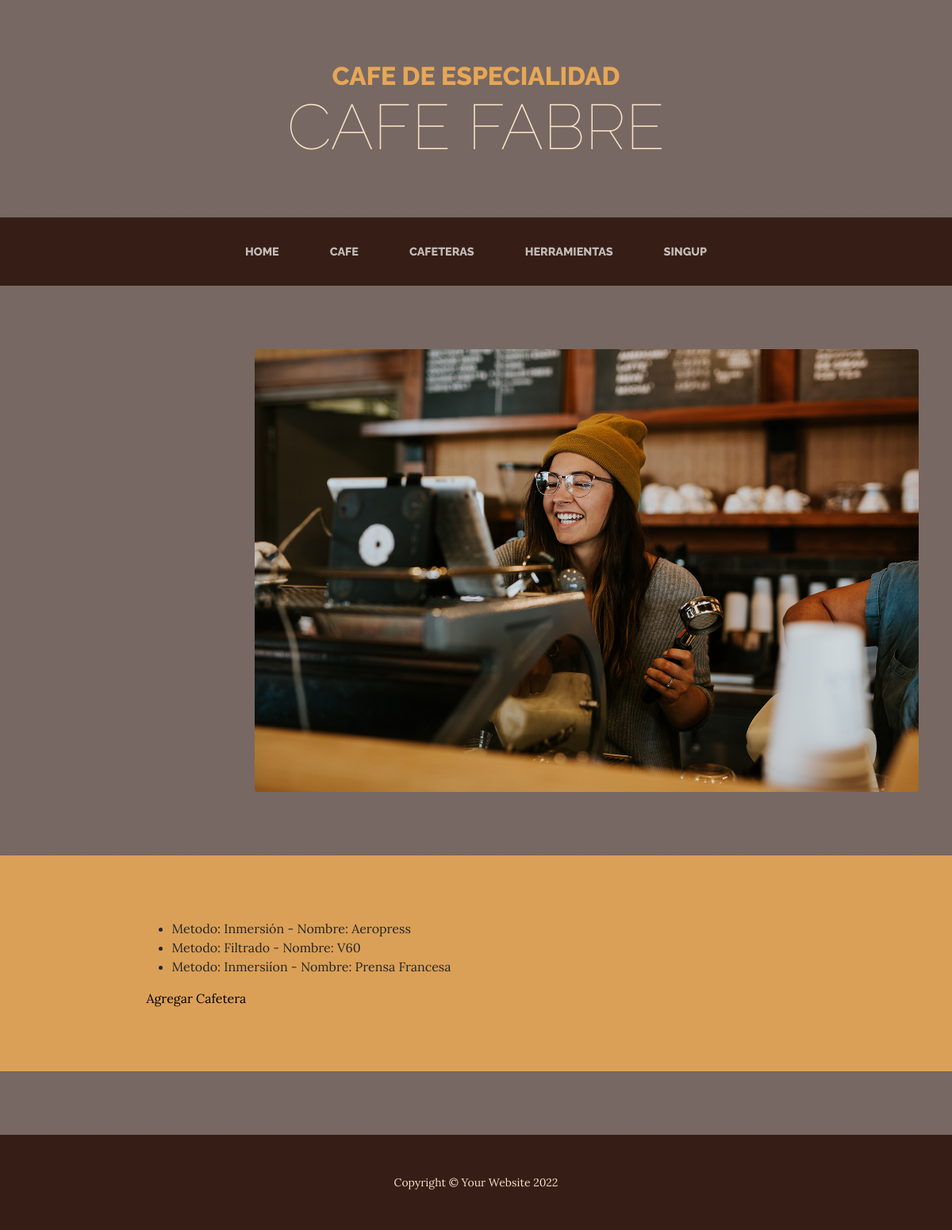
The app's page /appcafe/cafeteras/, older data.
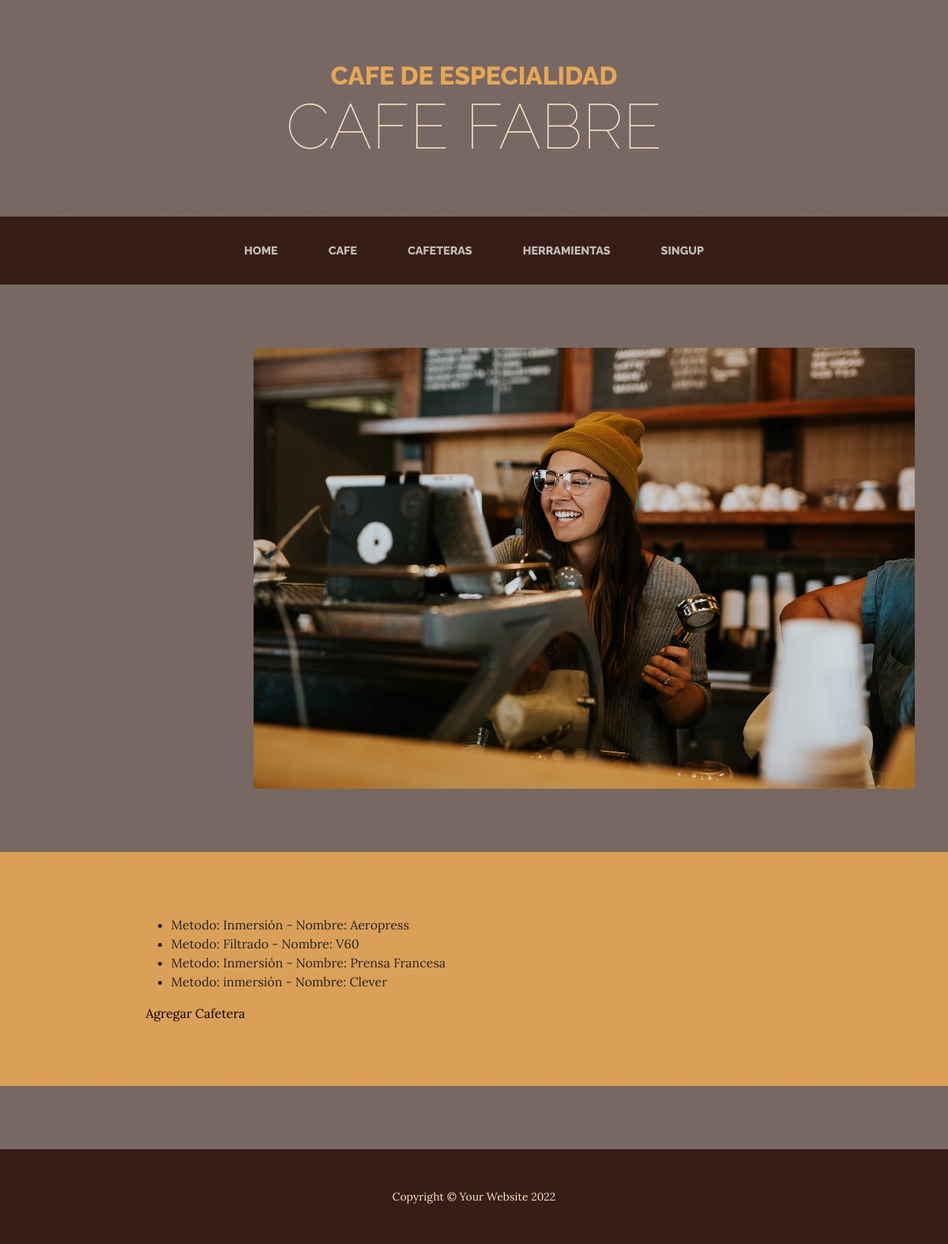
The same page, newer data.
### AppCafe/models.py (models this page shows)
class Cafetera(models.Model):
    metodo = models.CharField(max_length=50)
    nombre = models.CharField(max_length=50)

### AppCafe/views.py (the view)
# urls.py: path('cafeteras/', cafeteras, name="Cafeteras"),
def cafeteras(request):
     lista = Cafetera.objects.all()
     return render(request, "cafeteras.html", {"lista_cafeteras": lista})

### AppCafe/templates/cafeteras.html
{% extends 'padre.html' %}
{% load static %}
{% block contenidoQueCambia %}
<ul>
    {% for cafetera in lista_cafeteras %}
        <li> Metodo: {{cafetera.metodo}} - Nombre: {{cafetera.nombre}}</li>
    {% endfor %}
</ul>
<a href="{% url 'CafeteraFormulario' %}">Agregar Cafetera</a>
{% endblock contenidoQueCambia %}

Row changes from the older to the newer data that the page shows:
changed Cafetera "Prensa Francesa": metodo "Inmersiíon" → "Inmersión"
added Cafetera: metodo "inmersión", nombre "Clever"
